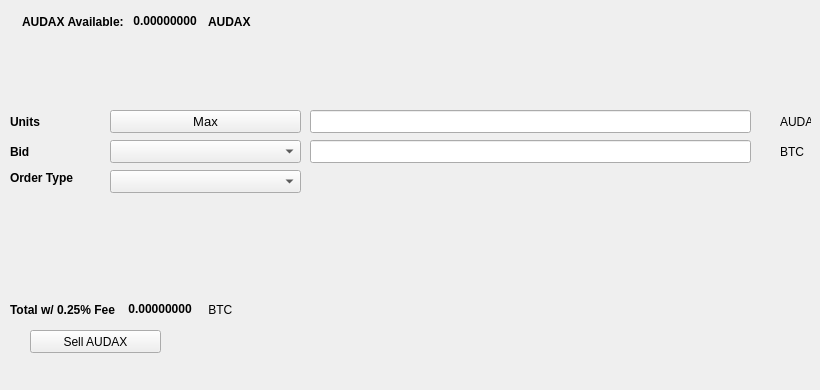
   <widget class="QWidget" name="SellTab">
    <attribute name="title">
     <string>Sell</string>
    </attribute>
    <widget class="QLabel" name="label_16">
     <property name="geometry">
      <rect>
       <x>780</x>
       <y>140</y>
       <width>31</width>
       <height>23</height>
      </rect>
     </property>
     <property name="text">
      <string>BTC</string>
     </property>
    </widget>
    <widget class="QComboBox" name="SellBidcomboBox">
     <property name="geometry">
      <rect>
       <x>110</x>
       <y>140</y>
       <width>191</width>
       <height>23</height>
      </rect>
     </property>
     <property name="font">
      <font>
       <pointsize>10</pointsize>
      </font>
     </property>
    </widget>
    <widget class="QLabel" name="label_18">
     <property name="geometry">
      <rect>
       <x>10</x>
       <y>110</y>
       <width>46</width>
       <height>23</height>
      </rect>
     </property>
     <property name="font">
      <font>
       <weight>75</weight>
       <bold>true</bold>
      </font>
     </property>
     <property name="text">
      <string>Units</string>
     </property>
    </widget>
    <widget class="QPushButton" name="Sell_Max_Amount">
     <property name="geometry">
      <rect>
       <x>110</x>
       <y>110</y>
       <width>191</width>
       <height>23</height>
      </rect>
     </property>
     <property name="font">
      <font>
       <pointsize>10</pointsize>
      </font>
     </property>
     <property name="text">
      <string>Max</string>
     </property>
    </widget>
    <widget class="QLabel" name="label_20">
     <property name="geometry">
      <rect>
       <x>10</x>
       <y>170</y>
       <width>91</width>
       <height>16</height>
      </rect>
     </property>
     <property name="font">
      <font>
       <weight>75</weight>
       <bold>true</bold>
      </font>
     </property>
     <property name="text">
      <string>Order Type</string>
     </property>
    </widget>
    <widget class="QComboBox" name="SellOrdertypeCombo">
     <property name="geometry">
      <rect>
       <x>110</x>
       <y>170</y>
       <width>191</width>
       <height>23</height>
      </rect>
     </property>
     <property name="font">
      <font>
       <pointsize>10</pointsize>
      </font>
     </property>
    </widget>
    <widget class="QLabel" name="label_21">
     <property name="geometry">
      <rect>
       <x>10</x>
       <y>140</y>
       <width>46</width>
       <height>23</height>
      </rect>
     </property>
     <property name="font">
      <font>
       <weight>75</weight>
       <bold>true</bold>
      </font>
     </property>
     <property name="text">
      <string>Bid</string>
     </property>
    </widget>
    <widget class="QLabel" name="label_22">
     <property name="geometry">
      <rect>
       <x>780</x>
       <y>110</y>
       <width>31</width>
       <height>23</height>
      </rect>
     </property>
     <property name="text">
      <string>AUDAX</string>
     </property>
    </widget>
    <widget class="QLineEdit" name="UnitsInputAUDAX">
     <property name="geometry">
      <rect>
       <x>310</x>
       <y>110</y>
       <width>441</width>
       <height>23</height>
      </rect>
     </property>
     <property name="font">
      <font>
       <pointsize>9</pointsize>
       <weight>75</weight>
       <bold>true</bold>
      </font>
     </property>
    </widget>
    <widget class="QLineEdit" name="SellBidPriceEdit">
     <property name="geometry">
      <rect>
       <x>310</x>
       <y>140</y>
       <width>441</width>
       <height>23</height>
      </rect>
     </property>
     <property name="font">
      <font>
       <pointsize>9</pointsize>
       <weight>75</weight>
       <bold>true</bold>
      </font>
     </property>
    </widget>
    <widget class="QPushButton" name="SellAUDAXBTN">
     <property name="geometry">
      <rect>
       <x>30</x>
       <y>330</y>
       <width>131</width>
       <height>23</height>
      </rect>
     </property>
     <property name="text">
      <string>Sell AUDAX</string>
     </property>
     <property name="icon">
      <iconset resource="../audax">
       <normaloff>:/icons/bitcoin</normaloff>:/icons/bitcoin</iconset>
     </property>
    </widget>
    <widget class="QWidget" name="layoutWidget3">
     <property name="geometry">
      <rect>
       <x>22</x>
       <y>12</y>
       <width>258</width>
       <height>19</height>
      </rect>
     </property>
     <layout class="QHBoxLayout" name="horizontalLayout">
      <item>
       <widget class="QLabel" name="label232_2">
        <property name="font">
         <font>
          <weight>75</weight>
          <bold>true</bold>
         </font>
        </property>
        <property name="text">
         <string>AUDAX Available:</string>
        </property>
       </widget>
      </item>
      <item>
       <widget class="QLabel" name="AUDAXAvailableLabel">
        <property name="palette">
         <palette>
          <active>
           <colorrole role="WindowText">
            <brush brushstyle="SolidPattern">
             <color alpha="255">
              <red>0</red>
              <green>0</green>
              <blue>0</blue>
             </color>
            </brush>
           </colorrole>
           <colorrole role="Button">
            <brush brushstyle="SolidPattern">
             <color alpha="255">
              <red>0</red>
              <green>170</green>
              <blue>0</blue>
             </color>
            </brush>
           </colorrole>
           <colorrole role="Light">
            <brush brushstyle="SolidPattern">
             <color alpha="255">
              <red>0</red>
              <green>255</green>
              <blue>0</blue>
             </color>
            </brush>
           </colorrole>
           <colorrole role="Midlight">
            <brush brushstyle="SolidPattern">
             <color alpha="255">
              <red>0</red>
              <green>212</green>
              <blue>0</blue>
             </color>
            </brush>
           </colorrole>
           <colorrole role="Dark">
            <brush brushstyle="SolidPattern">
             <color alpha="255">
              <red>0</red>
              <green>85</green>
              <blue>0</blue>
             </color>
            </brush>
           </colorrole>
           <colorrole role="Mid">
            <brush brushstyle="SolidPattern">
             <color alpha="255">
              <red>0</red>
              <green>113</green>
              <blue>0</blue>
             </color>
            </brush>
           </colorrole>
           <colorrole role="Text">
            <brush brushstyle="SolidPattern">
             <color alpha="255">
              <red>0</red>
              <green>170</green>
              <blue>0</blue>
             </color>
            </brush>
           </colorrole>
           <colorrole role="BrightText">
            <brush brushstyle="SolidPattern">
             <color alpha="255">
              <red>255</red>
              <green>255</green>
              <blue>255</blue>
             </color>
            </brush>
           </colorrole>
           <colorrole role="ButtonText">
            <brush brushstyle="SolidPattern">
             <color alpha="255">
              <red>0</red>
              <green>0</green>
              <blue>0</blue>
             </color>
            </brush>
           </colorrole>
           <colorrole role="Base">
            <brush brushstyle="SolidPattern">
             <color alpha="255">
              <red>255</red>
              <green>255</green>
              <blue>255</blue>
             </color>
            </brush>
           </colorrole>
           <colorrole role="Window">
            <brush brushstyle="SolidPattern">
             <color alpha="255">
              <red>0</red>
              <green>170</green>
              <blue>0</blue>
             </color>
            </brush>
           </colorrole>
           <colorrole role="Shadow">
            <brush brushstyle="SolidPattern">
             <color alpha="255">
              <red>0</red>
              <green>0</green>
              <blue>0</blue>
             </color>
            </brush>
           </colorrole>
           <colorrole role="AlternateBase">
            <brush brushstyle="SolidPattern">
             <color alpha="255">
              <red>127</red>
              <green>212</green>
              <blue>127</blue>
             </color>
            </brush>
           </colorrole>
           <colorrole role="ToolTipBase">
            <brush brushstyle="SolidPattern">
             <color alpha="255">
              <red>255</red>
              <green>255</green>
              <blue>220</blue>
             </color>
            </brush>
           </colorrole>
           <colorrole role="ToolTipText">
            <brush brushstyle="SolidPattern">
             <color alpha="255">
              <red>0</red>
              <green>0</green>
              <blue>0</blue>
             </color>
            </brush>
           </colorrole>
          </active>
          <inactive>
           <colorrole role="WindowText">
            <brush brushstyle="SolidPattern">
             <color alpha="255">
              <red>0</red>
              <green>0</green>
              <blue>0</blue>
             </color>
            </brush>
           </colorrole>
           <colorrole role="Button">
            <brush brushstyle="SolidPattern">
             <color alpha="255">
              <red>0</red>
              <green>170</green>
              <blue>0</blue>
             </color>
            </brush>
           </colorrole>
           <colorrole role="Light">
            <brush brushstyle="SolidPattern">
             <color alpha="255">
              <red>0</red>
              <green>255</green>
              <blue>0</blue>
             </color>
            </brush>
           </colorrole>
           <colorrole role="Midlight">
            <brush brushstyle="SolidPattern">
             <color alpha="255">
              <red>0</red>
              <green>212</green>
              <blue>0</blue>
             </color>
            </brush>
           </colorrole>
           <colorrole role="Dark">
            <brush brushstyle="SolidPattern">
             <color alpha="255">
              <red>0</red>
              <green>85</green>
              <blue>0</blue>
             </color>
            </brush>
           </colorrole>
           <colorrole role="Mid">
            <brush brushstyle="SolidPattern">
             <color alpha="255">
              <red>0</red>
              <green>113</green>
              <blue>0</blue>
             </color>
            </brush>
           </colorrole>
           <colorrole role="Text">
            <brush brushstyle="SolidPattern">
             <color alpha="255">
              <red>0</red>
              <green>170</green>
              <blue>0</blue>
             </color>
            </brush>
           </colorrole>
           <colorrole role="BrightText">
            <brush brushstyle="SolidPattern">
             <color alpha="255">
              <red>255</red>
              <green>255</green>
              <blue>255</blue>
             </color>
            </brush>
           </colorrole>
           <colorrole role="ButtonText">
            <brush brushstyle="SolidPattern">
             <color alpha="255">
              <red>0</red>
              <green>0</green>
              <blue>0</blue>
             </color>
            </brush>
           </colorrole>
           <colorrole role="Base">
            <brush brushstyle="SolidPattern">
             <color alpha="255">
              <red>255</red>
              <green>255</green>
              <blue>255</blue>
             </color>
            </brush>
           </colorrole>
           <colorrole role="Window">
            <brush brushstyle="SolidPattern">
             <color alpha="255">
              <red>0</red>
              <green>170</green>
              <blue>0</blue>
             </color>
            </brush>
           </colorrole>
           <colorrole role="Shadow">
            <brush brushstyle="SolidPattern">
             <color alpha="255">
              <red>0</red>
              <green>0</green>
              <blue>0</blue>
             </color>
            </brush>
           </colorrole>
           <colorrole role="AlternateBase">
            <brush brushstyle="SolidPattern">
             <color alpha="255">
              <red>127</red>
              <green>212</green>
              <blue>127</blue>
             </color>
            </brush>
           </colorrole>
           <colorrole role="ToolTipBase">
            <brush brushstyle="SolidPattern">
             <color alpha="255">
              <red>255</red>
              <green>255</green>
              <blue>220</blue>
             </color>
            </brush>
           </colorrole>
           <colorrole role="ToolTipText">
            <brush brushstyle="SolidPattern">
             <color alpha="255">
              <red>0</red>
              <green>0</green>
              <blue>0</blue>
             </color>
            </brush>
           </colorrole>
          </inactive>
          <disabled>
           <colorrole role="WindowText">
            <brush brushstyle="SolidPattern">
             <color alpha="255">
              <red>0</red>
              <green>85</green>
              <blue>0</blue>
             </color>
            </brush>
           </colorrole>
           <colorrole role="Button">
            <brush brushstyle="SolidPattern">
             <color alpha="255">
              <red>0</red>
              <green>170</green>
              <blue>0</blue>
             </color>
            </brush>
           </colorrole>
           <colorrole role="Light">
            <brush brushstyle="SolidPattern">
             <color alpha="255">
              <red>0</red>
              <green>255</green>
              <blue>0</blue>
             </color>
            </brush>
           </colorrole>
           <colorrole role="Midlight">
            <brush brushstyle="SolidPattern">
             <color alpha="255">
              <red>0</red>
              <green>212</green>
              <blue>0</blue>
             </color>
            </brush>
           </colorrole>
           <colorrole role="Dark">
            <brush brushstyle="SolidPattern">
             <color alpha="255">
              <red>0</red>
              <green>85</green>
              <blue>0</blue>
             </color>
            </brush>
           </colorrole>
           <colorrole role="Mid">
            <brush brushstyle="SolidPattern">
             <color alpha="255">
              <red>0</red>
              <green>113</green>
              <blue>0</blue>
             </color>
            </brush>
           </colorrole>
           <colorrole role="Text">
            <brush brushstyle="SolidPattern">
             <color alpha="255">
              <red>0</red>
              <green>85</green>
              <blue>0</blue>
             </color>
            </brush>
           </colorrole>
           <colorrole role="BrightText">
            <brush brushstyle="SolidPattern">
             <color alpha="255">
              <red>255</red>
              <green>255</green>
              <blue>255</blue>
             </color>
            </brush>
           </colorrole>
           <colorrole role="ButtonText">
            <brush brushstyle="SolidPattern">
             <color alpha="255">
              <red>0</red>
              <green>85</green>
              <blue>0</blue>
             </color>
            </brush>
           </colorrole>
           <colorrole role="Base">
            <brush brushstyle="SolidPattern">
             <color alpha="255">
              <red>0</red>
              <green>170</green>
              <blue>0</blue>
             </color>
            </brush>
           </colorrole>
           <colorrole role="Window">
            <brush brushstyle="SolidPattern">
             <color alpha="255">
              <red>0</red>
              <green>170</green>
              <blue>0</blue>
             </color>
            </brush>
           </colorrole>
           <colorrole role="Shadow">
            <brush brushstyle="SolidPattern">
             <color alpha="255">
              <red>0</red>
              <green>0</green>
              <blue>0</blue>
             </color>
            </brush>
           </colorrole>
           <colorrole role="AlternateBase">
            <brush brushstyle="SolidPattern">
             <color alpha="255">
              <red>0</red>
              <green>170</green>
              <blue>0</blue>
             </color>
            </brush>
           </colorrole>
           <colorrole role="ToolTipBase">
            <brush brushstyle="SolidPattern">
             <color alpha="255">
              <red>255</red>
              <green>255</green>
              <blue>220</blue>
             </color>
            </brush>
           </colorrole>
           <colorrole role="ToolTipText">
            <brush brushstyle="SolidPattern">
             <color alpha="255">
              <red>0</red>
              <green>0</green>
              <blue>0</blue>
             </color>
            </brush>
           </colorrole>
          </disabled>
         </palette>
        </property>
        <property name="font">
         <font>
          <weight>75</weight>
          <bold>true</bold>
         </font>
        </property>
        <property name="text">
         <string> 0.00000000 </string>
        </property>
        <property name="textInteractionFlags">
         <set>Qt::LinksAccessibleByMouse|Qt::TextSelectableByKeyboard|Qt::TextSelectableByMouse</set>
        </property>
       </widget>
      </item>
      <item>
       <widget class="QLabel" name="labelAUDAX">
        <property name="font">
         <font>
          <weight>75</weight>
          <bold>true</bold>
         </font>
        </property>
        <property name="text">
         <string>AUDAX</string>
        </property>
       </widget>
      </item>
     </layout>
    </widget>
    <widget class="QWidget" name="layoutWidget">
     <property name="geometry">
      <rect>
       <x>10</x>
       <y>300</y>
       <width>268</width>
       <height>19</height>
      </rect>
     </property>
     <layout class="QHBoxLayout" name="horizontalLayout_2">
      <item>
       <widget class="QLabel" name="label_19">
        <property name="font">
         <font>
          <weight>75</weight>
          <bold>true</bold>
         </font>
        </property>
        <property name="text">
         <string>Total w/ 0.25% Fee </string>
        </property>
       </widget>
      </item>
      <item>
       <widget class="QLabel" name="SellCostLabel">
        <property name="palette">
         <palette>
          <active>
           <colorrole role="WindowText">
            <brush brushstyle="SolidPattern">
             <color alpha="255">
              <red>0</red>
              <green>0</green>
              <blue>0</blue>
             </color>
            </brush>
           </colorrole>
           <colorrole role="Button">
            <brush brushstyle="SolidPattern">
             <color alpha="255">
              <red>0</red>
              <green>170</green>
              <blue>0</blue>
             </color>
            </brush>
           </colorrole>
           <colorrole role="Light">
            <brush brushstyle="SolidPattern">
             <color alpha="255">
              <red>0</red>
              <green>255</green>
              <blue>0</blue>
             </color>
            </brush>
           </colorrole>
           <colorrole role="Midlight">
            <brush brushstyle="SolidPattern">
             <color alpha="255">
              <red>0</red>
              <green>212</green>
              <blue>0</blue>
             </color>
            </brush>
           </colorrole>
           <colorrole role="Dark">
            <brush brushstyle="SolidPattern">
             <color alpha="255">
              <red>0</red>
              <green>85</green>
              <blue>0</blue>
             </color>
            </brush>
           </colorrole>
           <colorrole role="Mid">
            <brush brushstyle="SolidPattern">
             <color alpha="255">
              <red>0</red>
              <green>113</green>
              <blue>0</blue>
             </color>
            </brush>
           </colorrole>
           <colorrole role="Text">
            <brush brushstyle="SolidPattern">
             <color alpha="255">
              <red>0</red>
              <green>170</green>
              <blue>0</blue>
             </color>
            </brush>
           </colorrole>
           <colorrole role="BrightText">
            <brush brushstyle="SolidPattern">
             <color alpha="255">
              <red>255</red>
              <green>255</green>
              <blue>255</blue>
             </color>
            </brush>
           </colorrole>
           <colorrole role="ButtonText">
            <brush brushstyle="SolidPattern">
             <color alpha="255">
              <red>0</red>
              <green>0</green>
              <blue>0</blue>
             </color>
            </brush>
           </colorrole>
           <colorrole role="Base">
            <brush brushstyle="SolidPattern">
             <color alpha="255">
              <red>255</red>
              <green>255</green>
              <blue>255</blue>
             </color>
            </brush>
           </colorrole>
           <colorrole role="Window">
            <brush brushstyle="SolidPattern">
             <color alpha="255">
              <red>0</red>
              <green>170</green>
              <blue>0</blue>
             </color>
            </brush>
           </colorrole>
           <colorrole role="Shadow">
            <brush brushstyle="SolidPattern">
             <color alpha="255">
              <red>0</red>
              <green>0</green>
              <blue>0</blue>
             </color>
            </brush>
           </colorrole>
           <colorrole role="AlternateBase">
            <brush brushstyle="SolidPattern">
             <color alpha="255">
              <red>127</red>
              <green>212</green>
              <blue>127</blue>
             </color>
            </brush>
           </colorrole>
           <colorrole role="ToolTipBase">
            <brush brushstyle="SolidPattern">
             <color alpha="255">
              <red>255</red>
              <green>255</green>
              <blue>220</blue>
             </color>
            </brush>
           </colorrole>
           <colorrole role="ToolTipText">
            <brush brushstyle="SolidPattern">
             <color alpha="255">
              <red>0</red>
              <green>0</green>
              <blue>0</blue>
             </color>
            </brush>
           </colorrole>
          </active>
          <inactive>
           <colorrole role="WindowText">
            <brush brushstyle="SolidPattern">
             <color alpha="255">
              <red>0</red>
              <green>0</green>
              <blue>0</blue>
             </color>
            </brush>
           </colorrole>
           <colorrole role="Button">
            <brush brushstyle="SolidPattern">
             <color alpha="255">
              <red>0</red>
              <green>170</green>
              <blue>0</blue>
             </color>
            </brush>
           </colorrole>
           <colorrole role="Light">
            <brush brushstyle="SolidPattern">
             <color alpha="255">
              <red>0</red>
              <green>255</green>
              <blue>0</blue>
             </color>
            </brush>
           </colorrole>
           <colorrole role="Midlight">
            <brush brushstyle="SolidPattern">
             <color alpha="255">
              <red>0</red>
              <green>212</green>
              <blue>0</blue>
             </color>
            </brush>
           </colorrole>
           <colorrole role="Dark">
            <brush brushstyle="SolidPattern">
             <color alpha="255">
              <red>0</red>
              <green>85</green>
              <blue>0</blue>
             </color>
            </brush>
           </colorrole>
           <colorrole role="Mid">
            <brush brushstyle="SolidPattern">
             <color alpha="255">
              <red>0</red>
              <green>113</green>
              <blue>0</blue>
             </color>
            </brush>
           </colorrole>
           <colorrole role="Text">
            <brush brushstyle="SolidPattern">
             <color alpha="255">
              <red>0</red>
              <green>170</green>
              <blue>0</blue>
             </color>
            </brush>
           </colorrole>
           <colorrole role="BrightText">
            <brush brushstyle="SolidPattern">
             <color alpha="255">
              <red>255</red>
              <green>255</green>
              <blue>255</blue>
             </color>
            </brush>
           </colorrole>
           <colorrole role="ButtonText">
            <brush brushstyle="SolidPattern">
             <color alpha="255">
              <red>0</red>
              <green>0</green>
              <blue>0</blue>
             </color>
            </brush>
           </colorrole>
           <colorrole role="Base">
            <brush brushstyle="SolidPattern">
             <color alpha="255">
              <red>255</red>
              <green>255</green>
              <blue>255</blue>
             </color>
            </brush>
           </colorrole>
           <colorrole role="Window">
            <brush brushstyle="SolidPattern">
             <color alpha="255">
              <red>0</red>
              <green>170</green>
              <blue>0</blue>
             </color>
            </brush>
           </colorrole>
           <colorrole role="Shadow">
            <brush brushstyle="SolidPattern">
             <color alpha="255">
              <red>0</red>
              <green>0</green>
              <blue>0</blue>
             </color>
            </brush>
           </colorrole>
           <colorrole role="AlternateBase">
            <brush brushstyle="SolidPattern">
             <color alpha="255">
              <red>127</red>
              <green>212</green>
              <blue>127</blue>
             </color>
            </brush>
           </colorrole>
           <colorrole role="ToolTipBase">
            <brush brushstyle="SolidPattern">
             <color alpha="255">
              <red>255</red>
              <green>255</green>
              <blue>220</blue>
             </color>
            </brush>
           </colorrole>
           <colorrole role="ToolTipText">
            <brush brushstyle="SolidPattern">
             <color alpha="255">
              <red>0</red>
              <green>0</green>
              <blue>0</blue>
             </color>
            </brush>
           </colorrole>
          </inactive>
          <disabled>
           <colorrole role="WindowText">
            <brush brushstyle="SolidPattern">
             <color alpha="255">
              <red>0</red>
              <green>85</green>
              <blue>0</blue>
             </color>
            </brush>
           </colorrole>
           <colorrole role="Button">
            <brush brushstyle="SolidPattern">
             <color alpha="255">
              <red>0</red>
              <green>170</green>
              <blue>0</blue>
             </color>
            </brush>
           </colorrole>
           <colorrole role="Light">
            <brush brushstyle="SolidPattern">
             <color alpha="255">
              <red>0</red>
              <green>255</green>
              <blue>0</blue>
             </color>
            </brush>
           </colorrole>
           <colorrole role="Midlight">
            <brush brushstyle="SolidPattern">
             <color alpha="255">
              <red>0</red>
              <green>212</green>
              <blue>0</blue>
             </color>
            </brush>
           </colorrole>
           <colorrole role="Dark">
            <brush brushstyle="SolidPattern">
             <color alpha="255">
              <red>0</red>
              <green>85</green>
              <blue>0</blue>
             </color>
            </brush>
           </colorrole>
           <colorrole role="Mid">
            <brush brushstyle="SolidPattern">
             <color alpha="255">
              <red>0</red>
              <green>113</green>
              <blue>0</blue>
             </color>
            </brush>
           </colorrole>
           <colorrole role="Text">
            <brush brushstyle="SolidPattern">
             <color alpha="255">
              <red>0</red>
              <green>85</green>
              <blue>0</blue>
             </color>
            </brush>
           </colorrole>
           <colorrole role="BrightText">
            <brush brushstyle="SolidPattern">
             <color alpha="255">
              <red>255</red>
              <green>255</green>
              <blue>255</blue>
             </color>
            </brush>
           </colorrole>
           <colorrole role="ButtonText">
            <brush brushstyle="SolidPattern">
             <color alpha="255">
              <red>0</red>
              <green>85</green>
              <blue>0</blue>
             </color>
            </brush>
           </colorrole>
           <colorrole role="Base">
            <brush brushstyle="SolidPattern">
             <color alpha="255">
              <red>0</red>
              <green>170</green>
              <blue>0</blue>
             </color>
            </brush>
           </colorrole>
           <colorrole role="Window">
            <brush brushstyle="SolidPattern">
             <color alpha="255">
              <red>0</red>
              <green>170</green>
              <blue>0</blue>
             </color>
            </brush>
           </colorrole>
           <colorrole role="Shadow">
            <brush brushstyle="SolidPattern">
             <color alpha="255">
              <red>0</red>
              <green>0</green>
              <blue>0</blue>
             </color>
            </brush>
           </colorrole>
           <colorrole role="AlternateBase">
            <brush brushstyle="SolidPattern">
             <color alpha="255">
              <red>0</red>
              <green>170</green>
              <blue>0</blue>
             </color>
            </brush>
           </colorrole>
           <colorrole role="ToolTipBase">
            <brush brushstyle="SolidPattern">
             <color alpha="255">
              <red>255</red>
              <green>255</green>
              <blue>220</blue>
             </color>
            </brush>
           </colorrole>
           <colorrole role="ToolTipText">
            <brush brushstyle="SolidPattern">
             <color alpha="255">
              <red>0</red>
              <green>0</green>
              <blue>0</blue>
             </color>
            </brush>
           </colorrole>
          </disabled>
         </palette>
        </property>
        <property name="font">
         <font>
          <weight>75</weight>
          <bold>true</bold>
         </font>
        </property>
        <property name="autoFillBackground">
         <bool>false</bool>
        </property>
        <property name="text">
         <string> 0.00000000</string>
        </property>
        <property name="textInteractionFlags">
         <set>Qt::LinksAccessibleByMouse|Qt::TextSelectableByMouse</set>
        </property>
       </widget>
      </item>
      <item>
       <widget class="QLabel" name="label_17">
        <property name="font">
         <font>
          <weight>50</weight>
          <bold>false</bold>
         </font>
        </property>
        <property name="text">
         <string> BTC</string>
        </property>
       </widget>
      </item>
     </layout>
    </widget>
    <widget class="QLabel" name="label_23">
     <property name="geometry">
      <rect>
       <x>460</x>
       <y>300</y>
       <width>281</width>
       <height>81</height>
      </rect>
     </property>
     <property name="text">
      <string/>
     </property>
     <property name="pixmap">
      <pixmap>:/images/bittrex</pixmap>
     </property>
    </widget>
   </widget>
